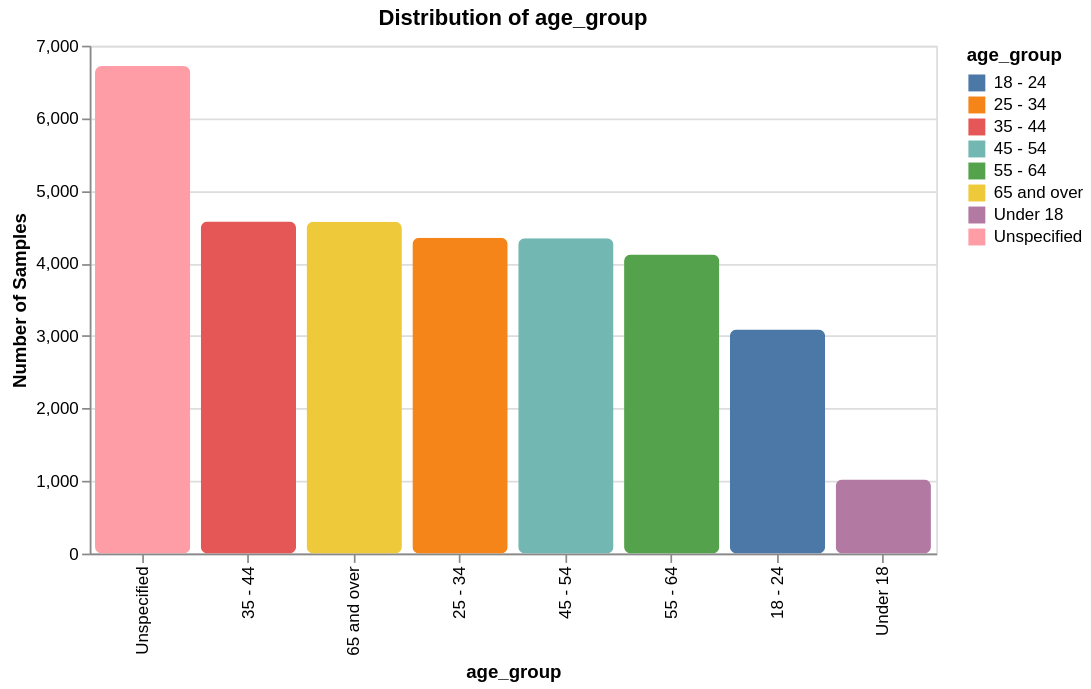

The code cell stored with this chart in its notebook:
### Markdown cell above
## Distribution of age_group

### Code cell
attr = 'age_group'
attr_dist = scam_df[attr].value_counts().reset_index()
attr_dist.columns = [attr, 'count']

alt.Chart(attr_dist, title=f'Distribution of {attr}').mark_bar(
    cornerRadius=4
).encode(
    x=alt.X(attr, sort='-y', title=attr),
    y=alt.Y('count', title='Number of Samples'),
    color=attr,
    tooltip=[attr, 'count']
).properties(width=500, height=300).display()

### Figure 1 — Vega-Lite specification as saved in the notebook (floating-point values rounded to 4 significant figures)
{"config": {"view": {"continuousWidth": 300, "continuousHeight": 300}}, "data": {"name": "data-81b8e219f23cf0657fdc31aaa354d909"}, "mark": {"type": "bar", "cornerRadius": 4}, "encoding": {"color": {"field": "age_group", "type": "nominal"}, "tooltip": [{"field": "age_group", "type": "nominal"}, {"field": "count", "type": "quantitative"}], "x": {"field": "age_group", "sort": "-y", "title": "age_group", "type": "nominal"}, "y": {"field": "count", "title": "Number of Samples", "type": "quantitative"}}, "height": 300, "title": "Distribution of age_group", "width": 500, "$schema": "https://vega.github.io/schema/vega-lite/v6.4.1.json", "datasets": {"data-81b8e219f23cf0657fdc31aaa354d909": [{"age_group": "Unspecified", "count": 6720}, {"age_group": "35 - 44", "count": 4578}, {"age_group": "65 and over", "count": 4574}, {"age_group": "25 - 34", "count": 4353}, {"age_group": "45 - 54", "count": 4348}, {"age_group": "55 - 64", "count": 4123}, {"age_group": "18 - 24", "count": 3089}, {"age_group": "Under 18", "count": 1020}]}}
